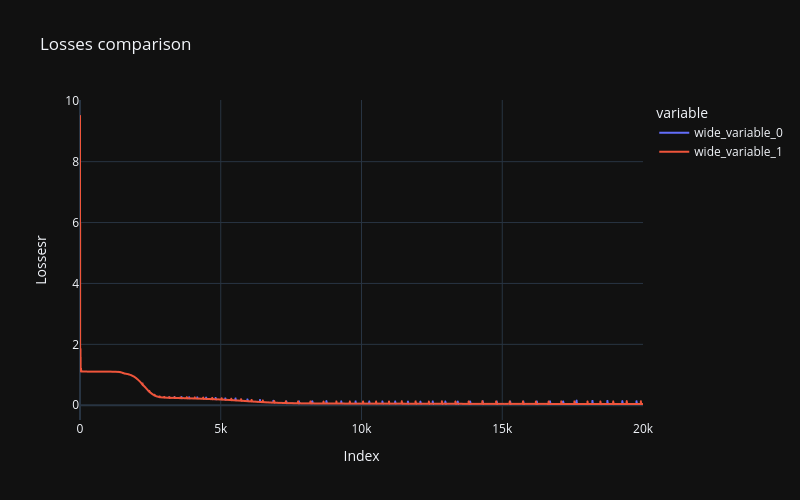

Source (notebook cell):
### Code cell
fig = px.line(y=[losses_array, loss_array], title="Losses comparison")
fig.update_layout(xaxis_title='Index', yaxis_title='Lossesr', template='plotly_dark', 
                  width=800, height=500, showlegend=True)
fig.show()

### Figure 1 — Plotly figure (JSON) as saved in the notebook; plotly's stock layout.template omitted (floating-point values rounded to 4 significant figures; data arrays with more than 128 entries replaced by an {"elided": "..."} marker saying what was removed)
{"data": [{"hovertemplate": "variable=wide_variable_0<br>index=%{x}<br>value=%{y}<extra></extra>", "legendgroup": "wide_variable_0", "line": {"color": "#636efa", "dash": "solid"}, "marker": {"symbol": "circle"}, "mode": "lines", "name": "wide_variable_0", "showlegend": true, "type": "scattergl", "x": {"elided": "20000 int values"}, "xaxis": "x", "y": {"elided": "20000 float values"}, "yaxis": "y"}, {"hovertemplate": "variable=wide_variable_1<br>index=%{x}<br>value=%{y}<extra></extra>", "legendgroup": "wide_variable_1", "line": {"color": "#EF553B", "dash": "solid"}, "marker": {"symbol": "circle"}, "mode": "lines", "name": "wide_variable_1", "showlegend": true, "type": "scattergl", "x": {"elided": "20000 int values"}, "xaxis": "x", "y": {"elided": "20000 float values"}, "yaxis": "y"}], "layout": {"height": 500, "legend": {"title": {"text": "variable"}, "tracegroupgap": 0}, "showlegend": true, "title": {"text": "Losses comparison"}, "width": 800, "xaxis": {"anchor": "y", "domain": [0, 1], "title": {"text": "Index"}}, "yaxis": {"anchor": "x", "domain": [0, 1], "title": {"text": "Lossesr"}}}}
